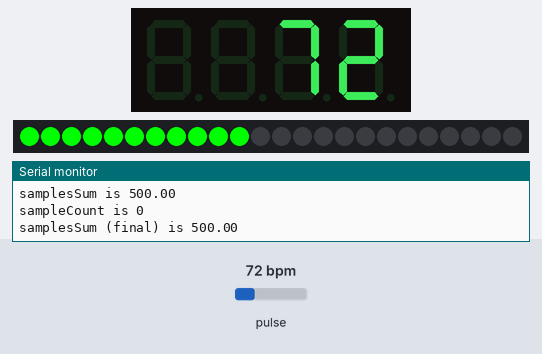
This sketch was run on a simulated Arduino Uno, built with avr-gcc and run on an emulated ATmega328P. On the bench: 4-digit seven-segment display, 24 RGB LEDs in strip order, left to right, the last lines printed to the serial monitor. The test bench sets the inputs (shaded band); at power-on: pulse 72 bpm.

Above: at 1.2 s.
1.3 s: pulse set to 100 bpm
At 2.2 s:
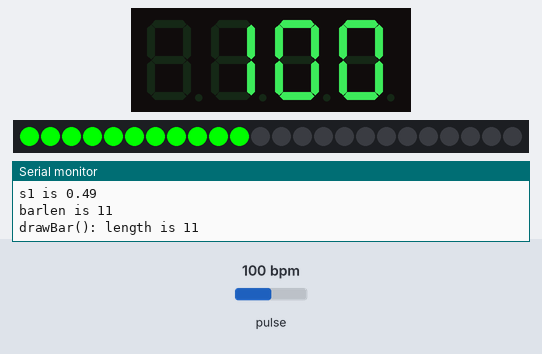
3.1 s: pulse set to 42 bpm
At 4.6 s:
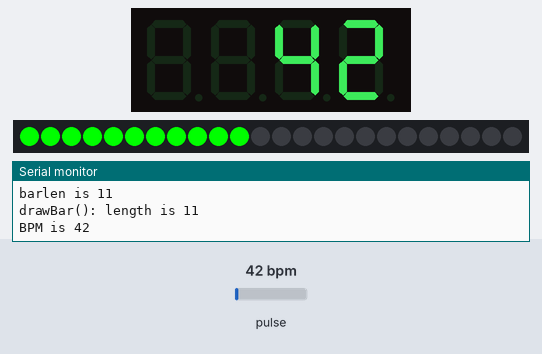
4.9 s: pulse set to 130 bpm
At 6.1 s:
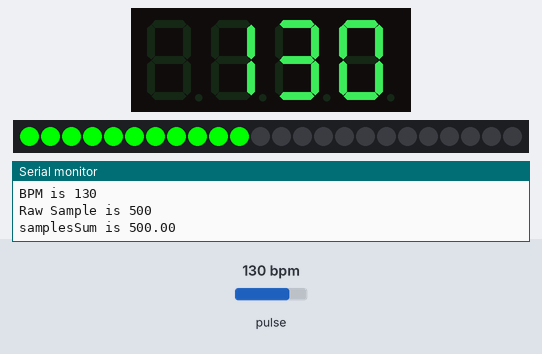
6.5 s: pulse set to 70 bpm
At 7.8 s:
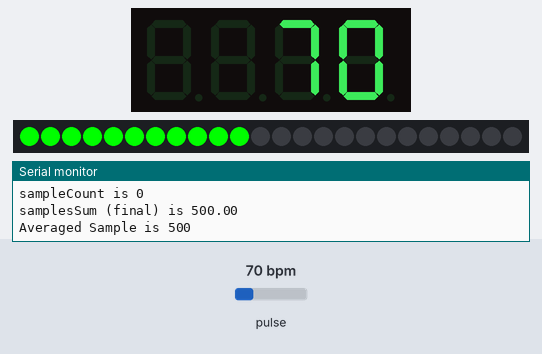
Timing chart, 0 to 9.2 s (numbered marks = the images above; inputs shaded):
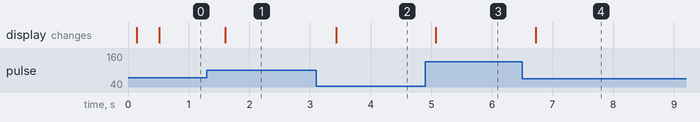

Measured:
- after the input at 1.3 s, the display: changes after 0.31 s (image 1)
- after the input at 3.1 s, the display: changes after 0.34 s (image 2)
- after the input at 4.9 s, the display: changes after 0.17 s (image 3)
- after the input at 6.5 s, the display: changes after 0.22 s (image 4)

The sketch:

PagingDrHowardEtAl.ino
```cpp
// (licence header left out)
static const char rcsid[] = "@(#) : $Id$";

#define USE_ARDUINO_INTERRUPTS true
#include <PulseSensorPlayground.h>
#include <Adafruit_LEDBackpack.h>

// Pulse input on A0
const int PULSE_INPUT = A0;

// Pulse sensor
PulseSensorPlayground pulseSensor;

// LED Backpacks:
// Beats per minute
Adafruit_7segment bpmDisplay;
// Graphical pulse
Adafruit_24bargraph pulseBar;

#define DASHSEGMENT 0x40

void dashes() {
    bpmDisplay.writeDigitRaw(0,DASHSEGMENT);
    bpmDisplay.writeDigitRaw(1,DASHSEGMENT);
    bpmDisplay.writeDigitRaw(3,DASHSEGMENT);
    bpmDisplay.writeDigitRaw(4,DASHSEGMENT);
}

void clearBar() {
    for (uint8_t b=0; b<24; b++) {
        pulseBar.setBar(b,LED_OFF);
    }
}

void drawBar(int length) {
    Serial.print("drawBar(): length is ");Serial.println(length);
    if (length > 24) length = 24;
    uint8_t b = 0;
    for (b=0; b<length; b++) {
        pulseBar.setBar(b,LED_GREEN);
    }
    for (;b<24;b++) {
        pulseBar.setBar(b,LED_OFF);
    }
}

#define THRESHOLD 0
#define SAMPLECOUNT 1
double samplesSum = 0;
int sampleCount = 0;

#define SETTLECOUNT 30
int settleBeats = 0;

//****************************************
//* Setup: Initialize everything         *
//*   Bind pulse input to a pulse sensor *
//*   Wait for pulse sensor to init and  *
//*   settle.                            *
//*   Start up LED Backpack displays.    *
//*   Initialize displays to a zero state*
//****************************************
void setup() {
    Serial.begin(9600);
    Serial.println("PagingDrHowardEtAl starting");
    analogReference(EXTERNAL);
    pulseSensor.analogInput(PULSE_INPUT);  // Connect sensor
    if (!pulseSensor.begin()) {            // Start sensing
        for(;;) {
            // Flash the led to show things didn't work.
            digitalWrite(13, LOW);
            delay(50);
            digitalWrite(13, HIGH);
            delay(50);
        }
    }
    bpmDisplay.begin(0x70);     // Connect to Beats per Minute display
    pulseBar.begin(0x71);       // Connect to Graphical pulse display
    dashes();    // Display zero Beats per Minute
    bpmDisplay.writeDisplay();
    clearBar(); // Display no pulse
    pulseBar.writeDisplay();
}

//****************************************
//* Main loop:                           *
//*    Delay to get a reading            *
//*    Get a sample, display sample on   *
//*    bargraph.                         *
//*    Get BPM, display on Beats per     *
//*    Minute display.                   *
//****************************************
void loop() {
    int16_t sample;
    uint16_t bpm;

    delay(20);
    bpm = pulseSensor.getBeatsPerMinute(); // Get BPM
    Serial.print("BPM is ");Serial.println(bpm);
    if (bpm == 0) {
        dashes();
        clearBar();
    } else {
        bpmDisplay.println(bpm,DEC);             // Display BPM
        if (pulseSensor.sawNewSample()) {
            sample = pulseSensor.getLatestSample() - THRESHOLD; // Get sample
            if (sample < 0) sample = 0;
            Serial.print("Raw Sample is ");Serial.println(sample);
            samplesSum += sample;
            Serial.print("samplesSum is ");Serial.println(samplesSum);
            Serial.print("sampleCount is ");Serial.println(sampleCount);
            if (++sampleCount < SAMPLECOUNT) return;
            Serial.print("samplesSum (final) is ");Serial.println(samplesSum);
            sample = samplesSum / SAMPLECOUNT;
            samplesSum = 0;
            sampleCount = 0;
            Serial.print("Averaged Sample is ");Serial.println(sample);
            double s1 = sample/1024.0;
            Serial.print("s1 is ");Serial.println(s1);
            int barlen = (int)(s1 * 24);
            Serial.print("barlen is ");Serial.println(barlen);
            drawBar(barlen); // Display sample
        }
    }
    bpmDisplay.writeDisplay();
    pulseBar.writeDisplay();
}
```
